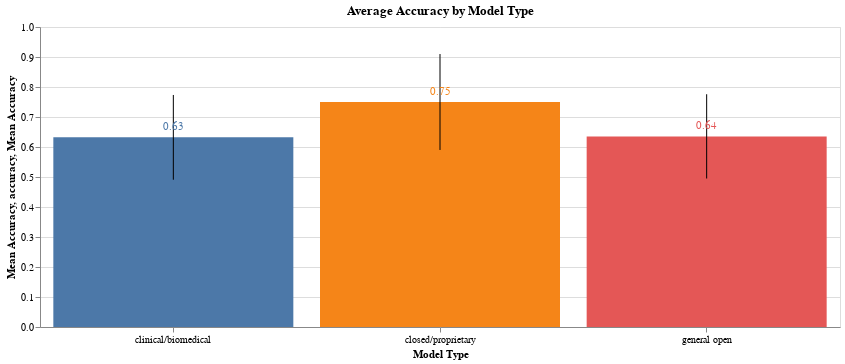

The notebook cell this image was saved under:
### Code cell
# Plot average accuracy by model_type and add error bars
bars = alt.Chart(detection_stats_df).mark_bar().encode(
    x=alt.X('model_type:N', title='Model Type', axis=alt.Axis(labelAngle=0)),
    y=alt.Y('mean(accuracy):Q', title='Mean Accuracy'),
    color=alt.Color('model_type:N', title='Model Type', legend=None)
).properties(
    title='Average Accuracy by Model Type',
    width=800  # Set the width to 800 pixels
)

error_bars = alt.Chart(detection_stats_df).mark_errorbar(extent='stdev').encode(
    x=alt.X('model_type:N'),
    y=alt.Y('accuracy:Q')
)

# Add value labels
text = bars.mark_text(
    align='center',
    baseline='bottom',
    dy=-5  # Adjust the position of the text
).encode(
    text=alt.Text('mean(accuracy):Q', format='.2f')
)

alt.layer(bars, error_bars, text)

### Figure 1 — Vega-Lite specification as saved in the notebook (floating-point values rounded to 4 significant figures)
{"config": {"view": {"continuousWidth": 300, "continuousHeight": 300}}, "layer": [{"mark": {"type": "bar"}, "encoding": {"color": {"field": "model_type", "legend": null, "title": "Model Type", "type": "nominal"}, "x": {"axis": {"labelAngle": 0}, "field": "model_type", "title": "Model Type", "type": "nominal"}, "y": {"aggregate": "mean", "field": "accuracy", "title": "Mean Accuracy", "type": "quantitative"}}, "title": "Average Accuracy by Model Type"}, {"mark": {"type": "errorbar", "extent": "stdev"}, "encoding": {"x": {"field": "model_type", "type": "nominal"}, "y": {"field": "accuracy", "type": "quantitative"}}}, {"mark": {"type": "text", "align": "center", "baseline": "bottom", "dy": -5}, "encoding": {"color": {"field": "model_type", "legend": null, "title": "Model Type", "type": "nominal"}, "text": {"aggregate": "mean", "field": "accuracy", "format": ".2f", "type": "quantitative"}, "x": {"axis": {"labelAngle": 0}, "field": "model_type", "title": "Model Type", "type": "nominal"}, "y": {"aggregate": "mean", "field": "accuracy", "title": "Mean Accuracy", "type": "quantitative"}}, "title": "Average Accuracy by Model Type"}], "data": {"name": "data-535ae8136185f9551761923c158dc9ef"}, "width": 800, "$schema": "https://vega.github.io/schema/vega-lite/v5.8.0.json", "datasets": {"data-535ae8136185f9551761923c158dc9ef": [{"accuracy": 0.7833, "precision": 0.7073, "recall": 0.9667, "f1": 0.8169, "model_name": "gpt4o", "model_type": "closed/proprietary", "model_size_in_b": null}, {"accuracy": 0.85, "precision": 0.7838, "recall": 0.9667, "f1": 0.8657, "model_name": "gpt4o-mini", "model_type": "closed/proprietary", "model_size_in_b": null}, {"accuracy": 0.5167, "precision": 1.0, "recall": 0.03333, "f1": 0.06452, "model_name": "gpt35", "model_type": "closed/proprietary", "model_size_in_b": 175.0}, {"accuracy": 0.7333, "precision": 0.6522, "recall": 1.0, "f1": 0.7895, "model_name": "gemini_1.5_flash", "model_type": "closed/proprietary", "model_size_in_b": null}, {"accuracy": 0.8333, "precision": 0.7941, "recall": 0.9, "f1": 0.8438, "model_name": "gemini_1.5_flash-8B", "model_type": "closed/proprietary", "model_size_in_b": 8.0}, {"accuracy": 0.9667, "precision": 1.0, "recall": 0.9333, "f1": 0.9655, "model_name": "claude_3.5-sonnet", "model_type": "closed/proprietary", "model_size_in_b": null}, {"accuracy": 0.5667, "precision": 0.5357, "recall": 1.0, "f1": 0.6977, "model_name": "claude_3.5-haiku", "model_type": "closed/proprietary", "model_size_in_b": null}, {"accuracy": 0.5167, "precision": 1.0, "recall": 0.03333, "f1": 0.06452, "model_name": "biomistral7B", "model_type": "clinical/biomedical", "model_size_in_b": 7.0}, {"accuracy": 0.5667, "precision": 0.537, "recall": 0.9667, "f1": 0.6905, "model_name": "llama2_chat-13B", "model_type": "general open", "model_size_in_b": 13.0}, {"accuracy": 0.6333, "precision": 0.58, "recall": 0.9667, "f1": 0.725, "model_name": "llama2_chat-70B", "model_type": "general open", "model_size_in_b": 70.0}, {"accuracy": 0.8333, "precision": 1.0, "recall": 0.6667, "f1": 0.8, "model_name": "llama3_instruct-8B", "model_type": "general open", "model_size_in_b": 8.0}, {"accuracy": 0.8333, "precision": 1.0, "recall": 0.6667, "f1": 0.8, "model_name": "llama3_instruct-70B", "model_type": "general open", "model_size_in_b": 70.0}, {"accuracy": 0.5833, "precision": 1.0, "recall": 0.1667, "f1": 0.2857, "model_name": "med42-8B", "model_type": "clinical/biomedical", "model_size_in_b": 8.0}, {"accuracy": 0.8, "precision": 0.9091, "recall": 0.6667, "f1": 0.7692, "model_name": "med42-70B", "model_type": "clinical/biomedical", "model_size_in_b": 70.0}, {"accuracy": 0.7, "precision": 1.0, "recall": 0.4, "f1": 0.5714, "model_name": "olmo2_instruct-7B", "model_type": "general open", "model_size_in_b": 7.0}, {"accuracy": 0.5167, "precision": 1.0, "recall": 0.03333, "f1": 0.06452, "model_name": "olmo2_instruct-13B", "model_type": "general open", "model_size_in_b": 13.0}, {"accuracy": 0.5, "precision": 0.0, "recall": 0.0, "f1": 0.0, "model_name": "mistral_instruct7B", "model_type": "general open", "model_size_in_b": 7.0}, {"accuracy": 0.5085, "precision": 0.5, "recall": 1.0, "f1": 0.6667, "model_name": "openbiollm-8B", "model_type": "clinical/biomedical", "model_size_in_b": 8.0}, {"accuracy": 0.8333, "precision": 0.8571, "recall": 0.8, "f1": 0.8276, "model_name": "openbiollm-70B", "model_type": "clinical/biomedical", "model_size_in_b": 70.0}, {"accuracy": 0.6833, "precision": 0.9231, "recall": 0.4, "f1": 0.5581, "model_name": "alpacare-7B", "model_type": "clinical/biomedical", "model_size_in_b": 7.0}, {"accuracy": 0.5, "precision": 0.5, "recall": 1.0, "f1": 0.6667, "model_name": "llama2_chat-7B", "model_type": "general open", "model_size_in_b": 7.0}, {"accuracy": 0.5, "precision": 0.5, "recall": 0.9667, "f1": 0.6591, "model_name": "biomedgpt7B", "model_type": "clinical/biomedical", "model_size_in_b": 7.0}]}}
